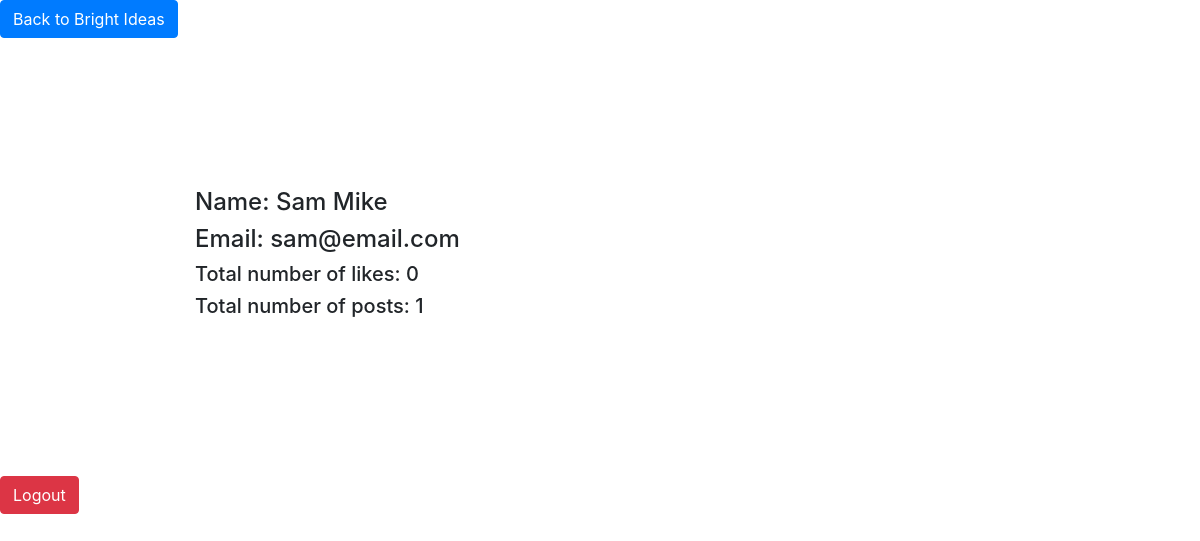
The page /users/2 on the database as committed earlier.
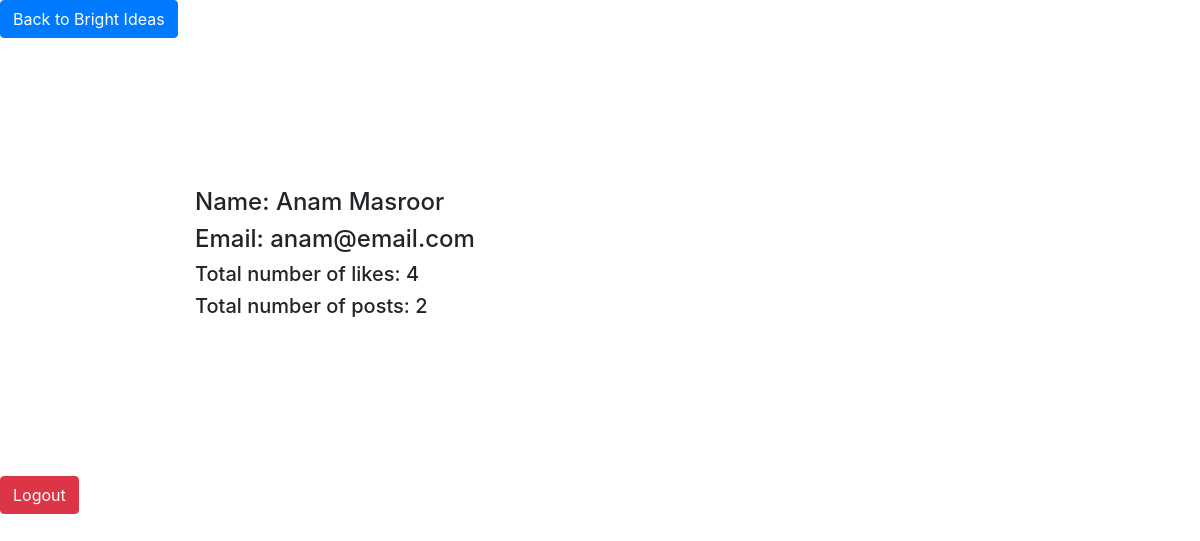
The same page on the database as committed later.
### app.py (models this page shows, shortened)
class User(db.Model):
    __tablename__ = "users"
    id=db.Column(db.Integer, primary_key=True)
    first_name=db.Column(db.String(255))
    last_name=db.Column(db.String(255))
    email=db.Column(db.String(255))
    password_hash=db.Column(db.String(255))
    liked_posts=db.relationship("Post", secondary=likes_table)
    followers=db.relationship("User",
        secondary=followers_table,
        primaryjoin=id==followers_table.c.followed_id,
        secondaryjoin=id==followers_table.c.follower_id,
        backref="following")
    created_at=db.Column(db.DateTime, server_default=func.now())
    updated_at=db.Column(db.DateTime, server_default=func.now(),onupdate=func.now())

### app.py (the view)
@app.route("/users/<id>", methods=["GET"])
def user_profile(id):
    user_profile = User.query.get(id)
    numlikes = len(user_profile.liked_posts)
    numposts = Post.query.filter(Post.author_id == id).count()
    return render_template("user_profile.html", user_profile=user_profile, numlikes = numlikes, numposts=numposts)

### templates/user_profile.html (shortened to what this page needs)
<!DOCTYPE html>
<html lang="en">
<head>
    <link rel="stylesheet" href="https://stackpath.bootstrapcdn.com/bootstrap/4.3.1/css/bootstrap.min.css">
    <link rel="stylesheet" type="text/css" href="{{url_for('static', filename='styles/user_profile.css')}}">
</head>
<body>
        <a href="/bright_ideas"><button type="button" class="btn btn-primary">Back to Bright Ideas</button></a>
        <div class="container">
            <div class="userprofile">
                <h4>Name: {{user_profile.first_name}} {{user_profile.last_name}}</h4>
                <h4>Email: {{user_profile.email}}</h4>
                <h5>Total number of likes: {{numlikes}}</h5>
                <h5>Total number of posts: {{numposts}}</h5>
            </div>
    </div>
    <a href="/logout"><button type="button" class="btn btn-danger">Logout</button></a>
</body>
</html>

Rows that differ between the two databases and show on the page:
changed User: first_name "Sam" → "Anam"; last_name "Mike" → "Masroor"; email "sam@email.com" → "anam@email.com"
Other text that changed with them:
{{ numlikes }}: "0" → "4"
{{ numposts }}: "1" → "2"
